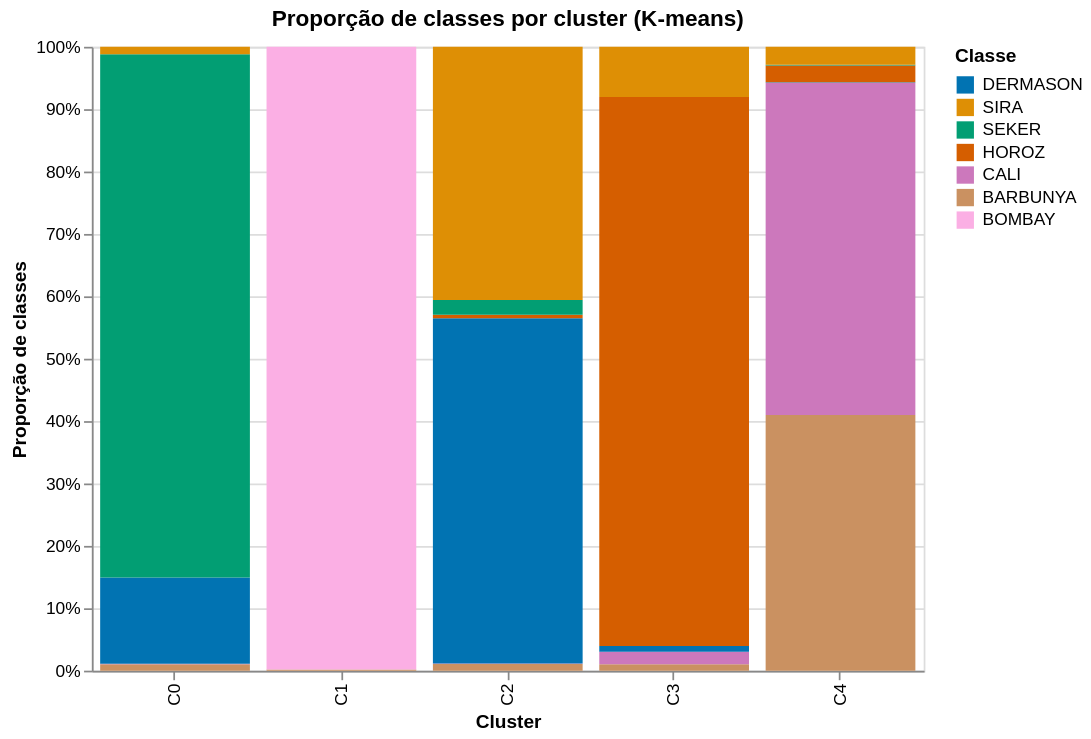

Notebook source saved alongside this figure:
### Markdown cell above
Para a aplicação de KMeans, construímos o gráfico da WSS e argumentamos que é possível visualizar um cotovelo em K=5, justificando essa escolha de hiperparâmetro. Podemos analisar o perfil dos clusters pela proporção de classes:

### Code cell
# Proporção de classes por cluster
K_CLS = 5
km_cls = KMeans(k=K_CLS, seed=SEED).fit(S_cls)
cluster_labels = [f"C{i}" for i in range(K_CLS)]

df_cluster = pd.DataFrame({
    "cluster": [cluster_labels[c] for c in km_cls.labels],
    TARGET: df[TARGET].to_numpy(),
})

cluster_class_counts = (
    df_cluster.groupby(["cluster", TARGET])
    .size()
    .reset_index(name="count")
)

cluster_totals = cluster_class_counts.groupby("cluster")["count"].transform("sum")
cluster_class_counts["proportion"] = cluster_class_counts["count"] / cluster_totals

cluster_class_chart = (
    alt.Chart(cluster_class_counts)
    .mark_bar()
    .encode(
        x=alt.X("cluster:N", sort=cluster_labels, title="Cluster"),
        y=alt.Y("proportion:Q", title="Proporção de classes", axis=alt.Axis(format="%")),
        color=class_color(),
        order=alt.Order(f"{TARGET}:N", sort="ascending"),
        tooltip=[
            alt.Tooltip("cluster:N", title="Cluster"),
            alt.Tooltip(f"{TARGET}:N", title="Classe"),
            alt.Tooltip("count:Q", title="Contagem"),
            alt.Tooltip("proportion:Q", title="Proporção", format=".1%")
        ]
    )
    .properties(
        width=480, height=360,
        title="Proporção de classes por cluster (K-means)"
    )
)

display(cluster_class_chart)

### Figure 1 — Vega-Lite specification as saved in the notebook (floating-point values rounded to 4 significant figures)
{"config": {"view": {"continuousWidth": 300, "continuousHeight": 300}}, "data": {"name": "data-c6fa4e079635381c455718adc8ff9536"}, "mark": {"type": "bar"}, "encoding": {"color": {"field": "Class", "legend": {"title": "Classe"}, "scale": {"domain": ["DERMASON", "SIRA", "SEKER", "HOROZ", "CALI", "BARBUNYA", "BOMBAY"], "range": ["#0173B2", "#DE8F05", "#029E73", "#D55E00", "#CC78BC", "#CA9161", "#FBAFE4"]}, "title": "Classe", "type": "nominal"}, "order": {"field": "Class", "sort": "ascending", "type": "nominal"}, "tooltip": [{"field": "cluster", "title": "Cluster", "type": "nominal"}, {"field": "Class", "title": "Classe", "type": "nominal"}, {"field": "count", "title": "Contagem", "type": "quantitative"}, {"field": "proportion", "format": ".1%", "title": "Proporção", "type": "quantitative"}], "x": {"field": "cluster", "sort": ["C0", "C1", "C2", "C3", "C4"], "title": "Cluster", "type": "nominal"}, "y": {"axis": {"format": "%"}, "field": "proportion", "title": "Proporção de classes", "type": "quantitative"}}, "height": 360, "title": "Proporção de classes por cluster (K-means)", "width": 480, "$schema": "https://vega.github.io/schema/vega-lite/v5.20.1.json", "datasets": {"data-c6fa4e079635381c455718adc8ff9536": [{"cluster": "C0", "Class": "BARBUNYA", "count": 23, "proportion": 0.01023}, {"cluster": "C0", "Class": "CALI", "count": 2, "proportion": 0.0008893}, {"cluster": "C0", "Class": "DERMASON", "count": 311, "proportion": 0.1383}, {"cluster": "C0", "Class": "SEKER", "count": 1886, "proportion": 0.8386}, {"cluster": "C0", "Class": "SIRA", "count": 27, "proportion": 0.01201}, {"cluster": "C1", "Class": "BARBUNYA", "count": 1, "proportion": 0.001912}, {"cluster": "C1", "Class": "BOMBAY", "count": 522, "proportion": 0.9981}, {"cluster": "C2", "Class": "BARBUNYA", "count": 61, "proportion": 0.0105}, {"cluster": "C2", "Class": "CALI", "count": 6, "proportion": 0.001033}, {"cluster": "C2", "Class": "DERMASON", "count": 3214, "proportion": 0.5535}, {"cluster": "C2", "Class": "HOROZ", "count": 31, "proportion": 0.005338}, {"cluster": "C2", "Class": "SEKER", "count": 138, "proportion": 0.02376}, {"cluster": "C2", "Class": "SIRA", "count": 2357, "proportion": 0.4059}, {"cluster": "C3", "Class": "BARBUNYA", "count": 21, "proportion": 0.01017}, {"cluster": "C3", "Class": "CALI", "count": 42, "proportion": 0.02034}, {"cluster": "C3", "Class": "DERMASON", "count": 19, "proportion": 0.009201}, {"cluster": "C3", "Class": "HOROZ", "count": 1817, "proportion": 0.8799}, {"cluster": "C3", "Class": "SIRA", "count": 166, "proportion": 0.08039}, {"cluster": "C4", "Class": "BARBUNYA", "count": 1216, "proportion": 0.4098}, {"cluster": "C4", "Class": "CALI", "count": 1580, "proportion": 0.5325}, {"cluster": "C4", "Class": "DERMASON", "count": 2, "proportion": 0.0006741}, {"cluster": "C4", "Class": "HOROZ", "count": 80, "proportion": 0.02696}, {"cluster": "C4", "Class": "SEKER", "count": 3, "proportion": 0.001011}, {"cluster": "C4", "Class": "SIRA", "count": 86, "proportion": 0.02899}]}}
